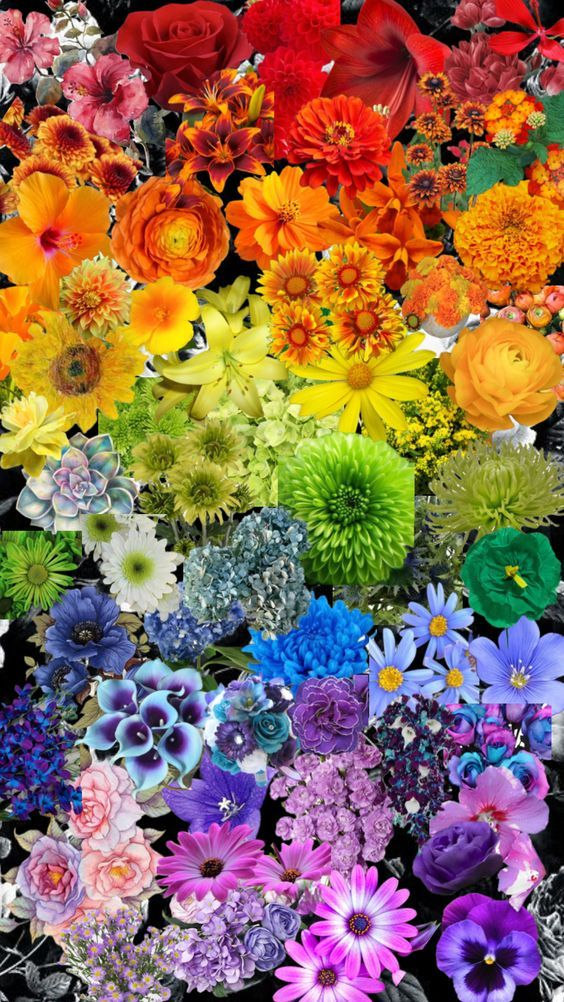
#> input picture media/pic.jpg, 564 x 1002 px
$ python lab3.py
#> lines starting #> are read from the running program, lines starting #| are printed output that depends on the picture; after the words box and inside, x2 and y2 are one past the last pixel; in counts of white or black regions, pixels touching at a corner belong together
import numpy as np
import cv2
import matplotlib.pyplot as plt
from skimage import color


def lines_cross_point(line1, line2):
    (((x1, y1), (x2, y2)), ((x3, y3), (x4, y4))) = (line1, line2)
    (dx1, dy1) = (x1 - x2, y1 - y2)
    (dx2, dy2) = (x3 - x4, y3 - y4)
    det = dx1 * dy2 - dx2 * dy1
    if det == 0:
        return None
    det_x = (x1 * y2 - y1 * x2) * dx2 - (x3 * y4 - y3 * x4) * dx1
    det_y = (x1 * y2 - y1 * x2) * dy2 - (x3 * y4 - y3 * x4) * dy1
    return (det_x / det, det_y / det)


def angle(x, y):
    return np.angle((x - x_WP) + 1j * (y - y_WP))


# вершины треугольника цветового охвата
XYZ_R = color.rgb2xyz(np.array([[[255, 0, 0]]], dtype=np.uint8))[0, 0]
(x_R, y_R) = (XYZ_R[0] / XYZ_R.sum(), XYZ_R[1] / XYZ_R.sum())
XYZ_G = color.rgb2xyz(np.array([[[0, 255, 0]]], dtype=np.uint8))[0, 0]
(x_G, y_G) = (XYZ_G[0] / XYZ_G.sum(), XYZ_G[1] / XYZ_G.sum())
XYZ_B = color.rgb2xyz(np.array([[[0, 0, 255]]], dtype=np.uint8))[0, 0]
(x_B, y_B) = (XYZ_B[0] / XYZ_B.sum(), XYZ_B[1] / XYZ_B.sum())

image_path = input("Путь к изображению: ")
#> the answer given: pic.jpg
image_in = cv2.imread(image_path)
#> image_in is the input picture: shape (1002, 564, 3); mean B, G, R 86, 106.1, 143.1

if image_in is None:
    print("Ошибка: изображение не найдено.")
    exit()

(M, N, K) = image_in.shape
image_rgb = cv2.cvtColor(image_in, cv2.COLOR_BGR2RGB)

# Преобразование из RGB в XYZ, затем в Yxy
image_xyz = color.rgb2xyz(image_rgb)
#> image_xyz: shape (1002, 564, 3) float64; mean of channels 0, 1, 2 0.269, 0.249, 0.216
denom_xyz = image_xyz[:, :, 0] + image_xyz[:, :, 1] + image_xyz[:, :, 2]
denom_xyz[denom_xyz == 0] = 1e-10
#> denom_xyz: shape (1002, 564) float64; min 1e-10, max 3.04, mean 0.733
x = image_xyz[:, :, 0] / denom_xyz
y = image_xyz[:, :, 1] / denom_xyz
Y = image_xyz[:, :, 1].copy()

(x_WP, y_WP) = (0.333, 0.333)

# границы секторов: для анализа (in) и для синтеза (out)
(x_yellow_left_in, y_yellow_left_in) = (0.39, 0.60)
(x_yellow_right_in, y_yellow_right_in) = (0.56, 0.46)
(x_yellow_left_out, y_yellow_left_out) = (0.42, 0.52)
(x_yellow_right_out, y_yellow_right_out) = (0.48, 0.48)

(x_purple_left_in, y_purple_left_in) = (0.52, 0.155)
(x_purple_right_in, y_purple_right_in) = (0.17, 0.11)
(x_purple_left_out, y_purple_left_out) = (0.35, 0.13)
(x_purple_right_out, y_purple_right_out) = (0.22, 0.10)

angle_yellow_left_in = angle(x_yellow_left_in, y_yellow_left_in)
angle_yellow_sector_in = angle(x_yellow_right_in, y_yellow_right_in) - angle_yellow_left_in
angle_yellow_left_out = angle(x_yellow_left_out, y_yellow_left_out)
angle_yellow_sector_out = angle(x_yellow_right_out, y_yellow_right_out) - angle_yellow_left_out

angle_purple_left_in = angle(x_purple_left_in, y_purple_left_in)
angle_purple_sector_in = angle(x_purple_right_in, y_purple_right_in) - angle_purple_left_in
angle_purple_left_out = angle(x_purple_left_out, y_purple_left_out)
angle_purple_sector_out = angle(x_purple_right_out, y_purple_right_out) - angle_purple_left_out

k_yellow_left = (y_yellow_left_in - y_WP) / (x_yellow_left_in - x_WP)
k_yellow_right = (y_yellow_right_in - y_WP) / (x_yellow_right_in - x_WP)
k_purple_left = (y_purple_left_in - y_WP) / (x_purple_left_in - x_WP)
k_purple_right = (y_purple_right_in - y_WP) / (x_purple_right_in - x_WP)

# пиксели, попавшие в секторы (слишком тёмные и почти серые не берём)
dist = np.sqrt((x - x_WP) ** 2 + (y - y_WP) ** 2)
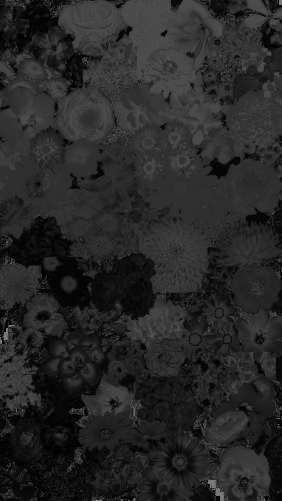
#> dist: shape (1002, 564) float64 (shown at 1/2 size); min 0.000272, max 0.471, mean 0.156
is_yellow = ((x > x_WP) &
             (y < y_WP + k_yellow_left * (x - x_WP)) &
             (y > y_WP + k_yellow_right * (x - x_WP)) &
             (dist > 0.03) & (Y > 0.01))
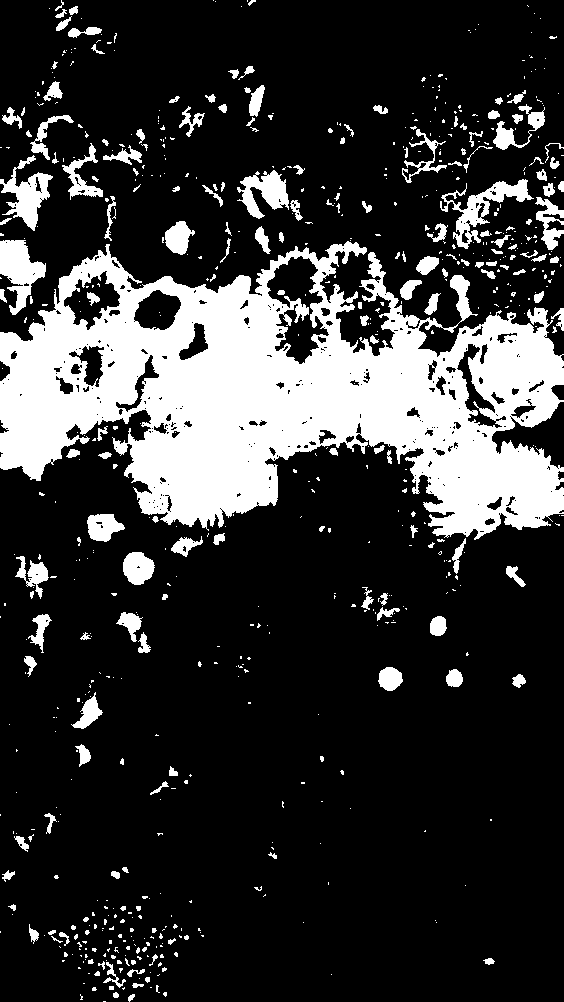
#> is_yellow: shape (1002, 564) bool; 21% white; 685 white regions (508 under 20 px), largest, box (x1, y1, x2, y2) and area: (0, 241, 564, 540) 91035, (0, 240, 46, 315) 1812, (440, 179, 534, 249) 1810
is_purple = ((y < y_WP) &
             (y < y_WP + k_purple_left * (x - x_WP)) &
             (y < y_WP + k_purple_right * (x - x_WP)) &
             (dist > 0.03) & (Y > 0.01))
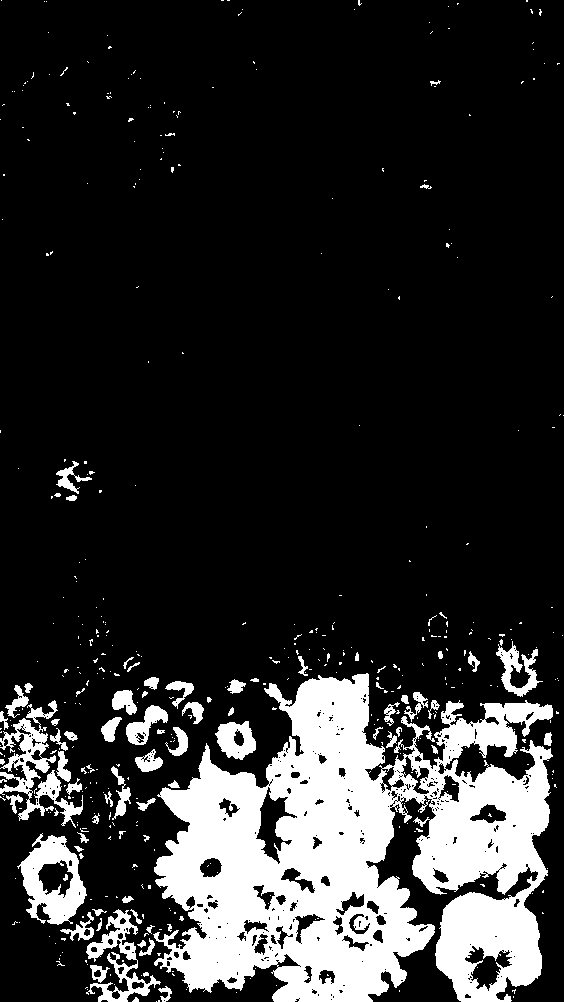
#> is_purple: shape (1002, 564) bool; 17.3% white; 462 white regions (384 under 20 px), largest, box (x1, y1, x2, y2) and area: (153, 673, 553, 1002) 78331, (17, 833, 87, 925) 3195, (0, 700, 83, 828) 3031

# диапазоны яркостей
Y_yellow_sorted = np.sort(Y[is_yellow])
Y_purple_sorted = np.sort(Y[is_purple])
min_Y_yellow = Y_yellow_sorted[int(0.02 * len(Y_yellow_sorted))]
#> min_Y_yellow = 0.0396
max_Y_yellow = Y_yellow_sorted[int(0.98 * len(Y_yellow_sorted))]
#> max_Y_yellow = 0.792
min_Y_purple = Y_purple_sorted[int(0.02 * len(Y_purple_sorted))]
#> min_Y_purple = 0.0129
max_Y_purple = Y_purple_sorted[int(0.98 * len(Y_purple_sorted))]
#> max_Y_purple = 0.632
delta_Y_yellow = max_Y_yellow - min_Y_yellow
#> delta_Y_yellow = 0.753
delta_Y_purple = max_Y_purple - min_Y_purple
#> delta_Y_purple = 0.619

x_new = x.copy()
y_new = y.copy()
Y_new = Y.copy()

for m in range(M):
    for n in range(N):
        if is_purple[m, n]:
            # пурпурный -> жёлтый
            (x_P, y_P) = lines_cross_point(((x_WP, y_WP), (x[m, n], y[m, n])),
                                           ((x_B, y_B), (x_R, y_R)))
            distance_rel = dist[m, n] / np.sqrt((x_P - x_WP) ** 2 + (y_P - y_WP) ** 2)
            angle_rel = (angle(x[m, n], y[m, n]) - angle_purple_left_in) / angle_purple_sector_in

            output_angle = angle_yellow_left_out + angle_rel * angle_yellow_sector_out
            (x_temp, y_temp) = (x_WP + np.cos(output_angle), y_WP + np.sin(output_angle))
            (x_Y, y_Y) = lines_cross_point(((x_WP, y_WP), (x_temp, y_temp)),
                                           ((x_G, y_G), (x_R, y_R)))
            output_distance = distance_rel * np.sqrt((x_Y - x_WP) ** 2 + (y_Y - y_WP) ** 2)
            x_new[m, n] = x_WP + output_distance * np.cos(output_angle)
            y_new[m, n] = y_WP + output_distance * np.sin(output_angle)

            Y_old = min(max(Y[m, n], min_Y_purple), max_Y_purple)
            Y_new[m, n] = (Y_old - min_Y_purple) / delta_Y_purple * delta_Y_yellow + min_Y_yellow

        if is_yellow[m, n]:
            # жёлтый -> пурпурный
            (x_Y, y_Y) = lines_cross_point(((x_WP, y_WP), (x[m, n], y[m, n])),
                                           ((x_G, y_G), (x_R, y_R)))
            distance_rel = dist[m, n] / np.sqrt((x_Y - x_WP) ** 2 + (y_Y - y_WP) ** 2)
            angle_rel = (angle(x[m, n], y[m, n]) - angle_yellow_left_in) / angle_yellow_sector_in

            output_angle = angle_purple_left_out + angle_rel * angle_purple_sector_out
            (x_temp, y_temp) = (x_WP + np.cos(output_angle), y_WP + np.sin(output_angle))
            (x_P, y_P) = lines_cross_point(((x_WP, y_WP), (x_temp, y_temp)),
                                           ((x_B, y_B), (x_R, y_R)))
            output_distance = distance_rel * np.sqrt((x_P - x_WP) ** 2 + (y_P - y_WP) ** 2)
            x_new[m, n] = x_WP + output_distance * np.cos(output_angle)
            y_new[m, n] = y_WP + output_distance * np.sin(output_angle)

            Y_old = min(max(Y[m, n], min_Y_yellow), max_Y_yellow)
            Y_new[m, n] = (Y_old - min_Y_yellow) / delta_Y_yellow * delta_Y_purple + min_Y_purple
#> this loop made 1002 passes
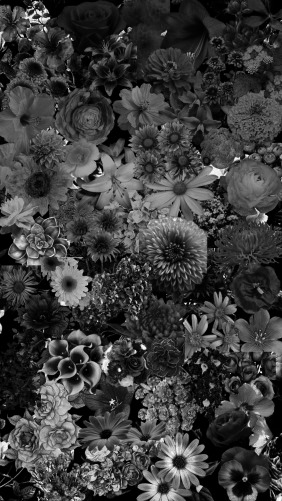
#> Y_new: shape (1002, 564) float64 (shown at 1/2 size); min 0, max 1, mean 0.241
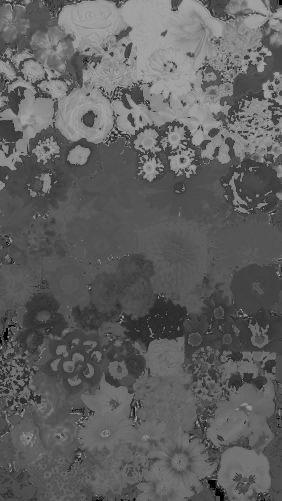
#> x_new: shape (1002, 564) float64 (shown at 1/2 size); min 0, max 0.64, mean 0.377
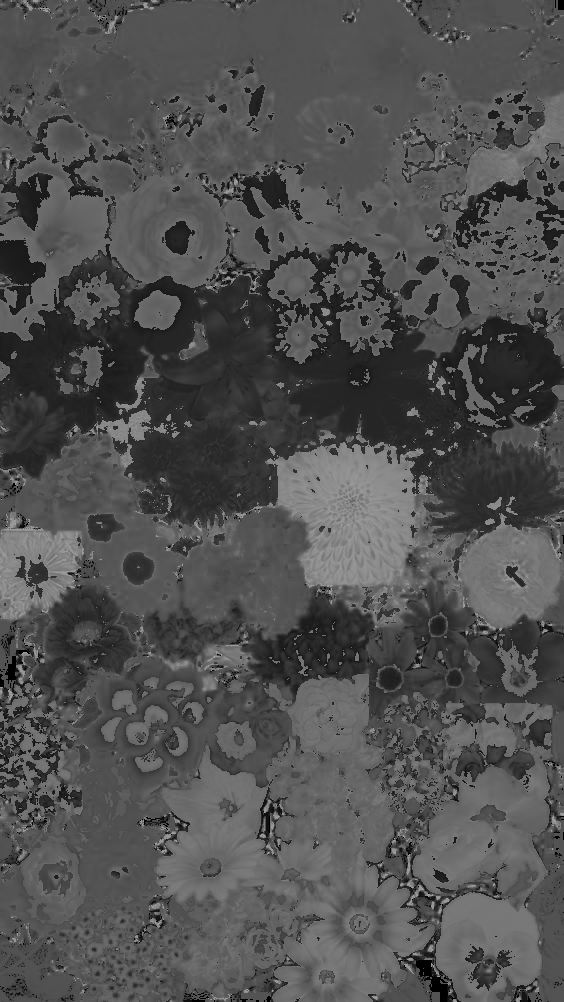
#> y_new: shape (1002, 564) float64; min 0, max 0.6, mean 0.318

# Преобразование из Yxy обратно в XYZ и RGB
image_xyz_new = np.zeros_like(image_xyz)
#> image_xyz_new: shape (1002, 564, 3) float64; every value is 0
image_xyz_new[:, :, 1] = Y_new
#> image_xyz_new: shape (1002, 564, 3) float64; mean of channels 0, 1, 2 0, 0.241, 0
image_xyz_new[:, :, 0] = x_new * (Y_new / y_new)
#> image_xyz_new: shape (1002, 564, 3) float64; 0.08% of the values are NaN or infinite; the others: min 0, max 1.32, mean 0.183
image_xyz_new[:, :, 2] = (1 - x_new - y_new) * (Y_new / y_new)
#> image_xyz_new: shape (1002, 564, 3) float64; 0.16% of the values are NaN or infinite; the others: min 0, max 2.43, mean 0.306

image_rgb_new = color.xyz2rgb(image_xyz_new) * 255
#> image_rgb_new: shape (1002, 564, 3) float64; 0.24% of the values are NaN or infinite; the others: min 0, max 255, mean 116.6
image_rgb_new = np.clip(image_rgb_new, 0, 255).astype(np.uint8)
#> image_rgb_new: shape (1002, 564, 3); mean of channels 0, 1, 2 150, 91.8, 105.9

plt.figure(figsize=(10, 5))
plt.subplot(1, 2, 1)
plt.title('Исходное изображение')
plt.imshow(image_rgb)
plt.axis('off')
plt.subplot(1, 2, 2)
plt.title('Преобразованное изображение')
plt.imshow(image_rgb_new)
plt.axis('off')
plt.savefig("image_out_compare.png", bbox_inches='tight')
plt.show()

image_bgr_new = cv2.cvtColor(image_rgb_new, cv2.COLOR_RGB2BGR)
#> image_bgr_new: shape (1002, 564, 3); mean of channels 0, 1, 2 105.9, 91.8, 150
cv2.imwrite("image_out.jpg", image_bgr_new)

$ run again, on media/flowers.jpg
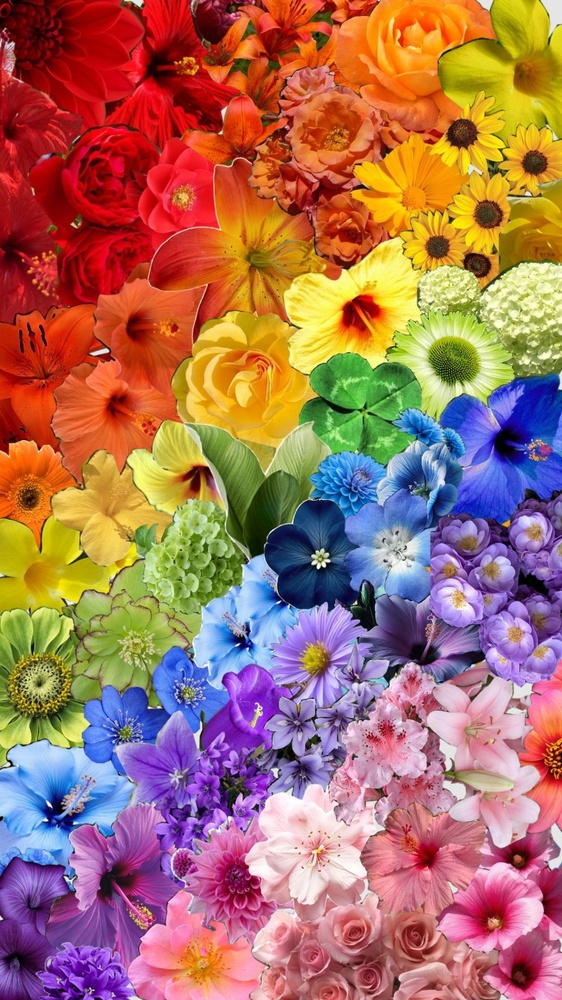
#> input picture media/flowers.jpg, 562 x 1000 px, shrunk from 1080 x 1920 before the run
#> image_in is the input picture: shape (1000, 562, 3); mean B, G, R 96.3, 112, 167.8
#> image_xyz: shape (1000, 562, 3) float64; mean of channels 0, 1, 2 0.32, 0.288, 0.251
#> `is_yellow = ((x > x_WP) & (y < y_WP + k_yellow_left * (x - x_WP)) & (y..`:
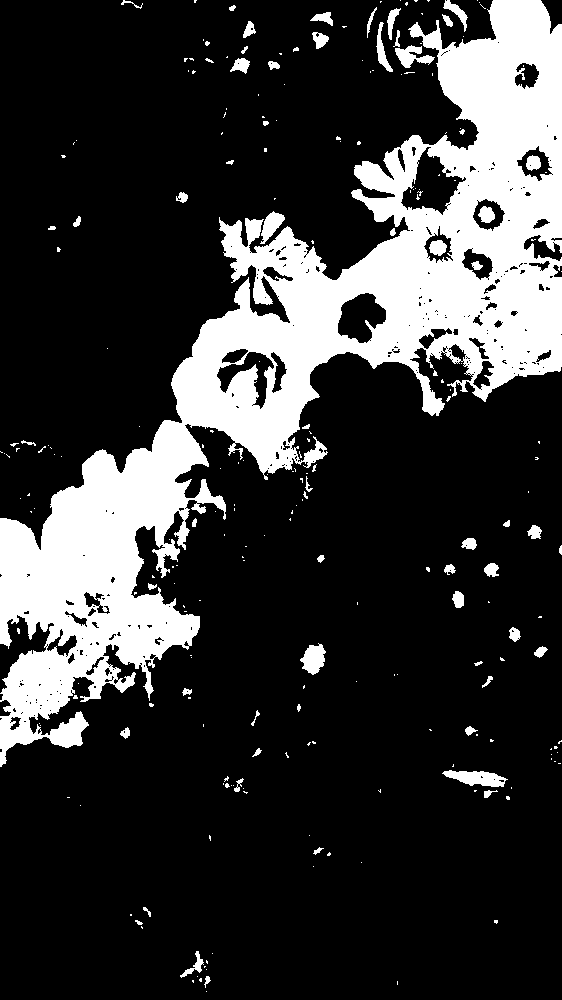
#> is_yellow: shape (1000, 562) bool; 21.2% white; 245 white regions (183 under 20 px), largest, box (x1, y1, x2, y2) and area: (0, 0, 562, 767) 111513, (442, 770, 508, 787) 676, (300, 643, 326, 675) 524
#> is_purple: shape (1000, 562) bool; 18.3% white; 294 white regions (250 under 20 px), largest, box (x1, y1, x2, y2) and area: (0, 380, 562, 1000) 92044, (465, 823, 560, 953) 3521, (531, 921, 562, 1000) 1410
#> min_Y_yellow = 0.0579
#> max_Y_yellow = 0.9
#> min_Y_purple = 0.0167
#> max_Y_purple = 0.616
#> delta_Y_yellow = 0.843
#> delta_Y_purple = 0.599
#> the loop `for m in range(M):` made 1000 passes
#> after the loop `for m in range(M):`:
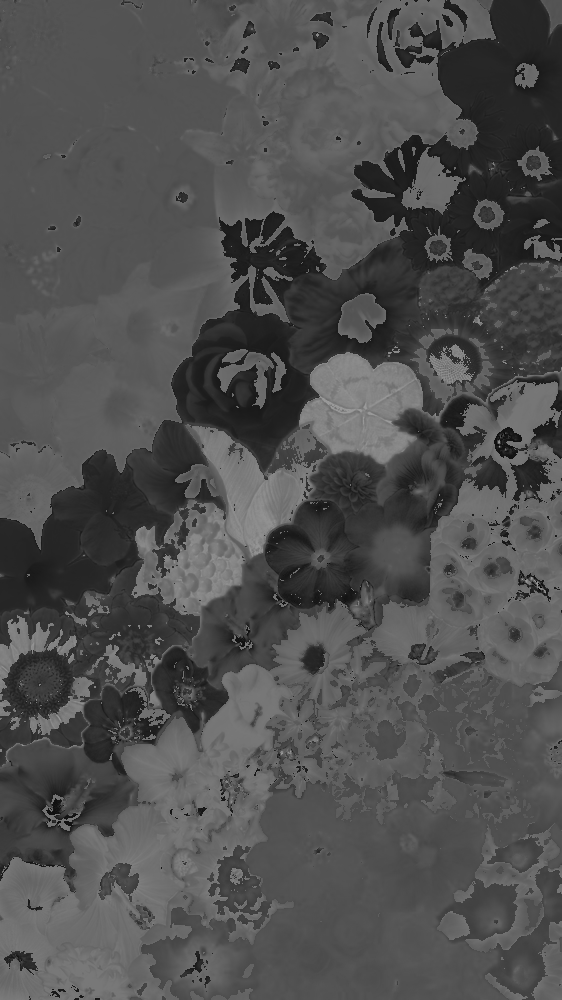
#> y_new: shape (1000, 562) float64; min 0, max 0.6, mean 0.314
#> image_bgr_new: shape (1000, 562, 3); mean of channels 0, 1, 2 115.8, 97.9, 175.8
